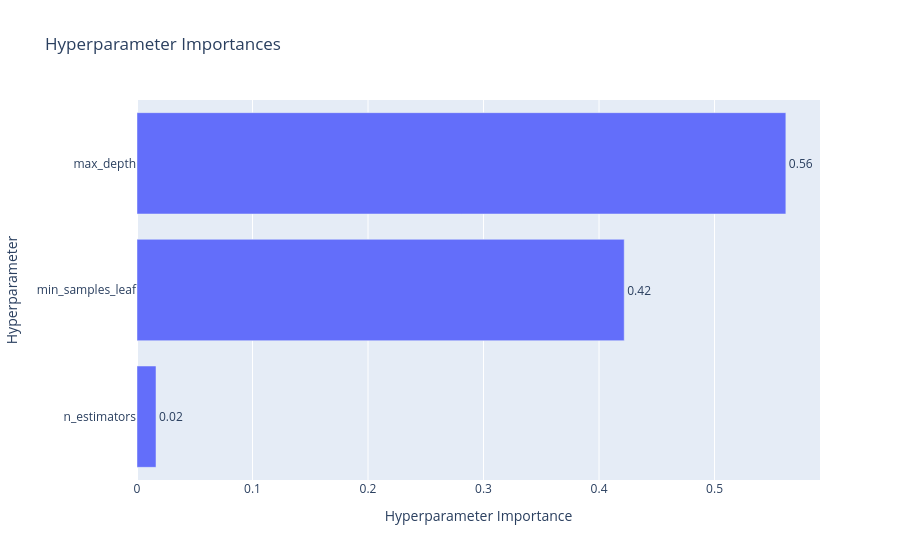

The cell this chart's notebook holds for it:
### Markdown cell above
График важности гиперпараметров - помогает понять, какие гиперпараметры вносят больший вклад в минимизацию/максимизацию метрики.

### Code cell
optuna.visualization.plot_param_importances(study, target_name="f1_score")

### Figure 1 — Plotly figure (JSON) as saved in the notebook; plotly's stock layout.template omitted (floating-point values rounded to 4 significant figures)
{"data": [{"cliponaxis": false, "hovertemplate": ["n_estimators (IntDistribution): 0.016446920809763624<extra></extra>", "min_samples_leaf (IntDistribution): 0.42181276992396644<extra></extra>", "max_depth (IntDistribution): 0.5617403092662699<extra></extra>"], "name": "f1_score", "orientation": "h", "text": ["0.02", "0.42", "0.56"], "textposition": "outside", "type": "bar", "x": [0.01645, 0.4218, 0.5617], "y": ["n_estimators", "min_samples_leaf", "max_depth"]}], "layout": {"title": {"text": "Hyperparameter Importances"}, "xaxis": {"title": {"text": "Hyperparameter Importance"}}, "yaxis": {"title": {"text": "Hyperparameter"}}}}
